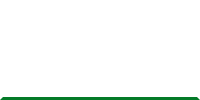
    <widget class="QWidget" name="top_bar_widget" native="true">
     <property name="maximumSize">
      <size>
       <width>16777215</width>
       <height>100</height>
      </size>
     </property>
     <property name="styleSheet">
      <string notr="true">QWidget{
background-color: white;
border-style: solid;
border-width: 3px;
border-bottom-color:  #037a28;
}</string>
     </property>
     <layout class="QHBoxLayout" name="horizontalLayout_3">
      <item>
       <widget class="QPushButton" name="toggle_btn">
        <property name="cursor">
         <cursorShape>PointingHandCursor</cursorShape>
        </property>
        <property name="focusPolicy">
         <enum>Qt::NoFocus</enum>
        </property>
        <property name="contextMenuPolicy">
         <enum>Qt::NoContextMenu</enum>
        </property>
        <property name="styleSheet">
         <string notr="true">QPushButton{
border-radius: 1px;
border-color: white;
}

QPushButton:hover{
background-color : #f6f6f6;
border-color: #f6f6f6;
}
</string>
        </property>
        <property name="text">
         <string/>
        </property>
        <property name="icon">
         <iconset>
          <normaloff>images/mdi_hamburger-menu (2).png</normaloff>images/mdi_hamburger-menu (2).png</iconset>
        </property>
        <property name="iconSize">
         <size>
          <width>60</width>
          <height>60</height>
         </size>
        </property>
        <property name="checkable">
         <bool>true</bool>
        </property>
       </widget>
      </item>
      <item>
       <widget class="QFrame" name="frame_31">
        <property name="maximumSize">
         <size>
          <width>16777215</width>
          <height>10</height>
         </size>
        </property>
        <property name="frameShape">
         <enum>QFrame::StyledPanel</enum>
        </property>
        <property name="frameShadow">
         <enum>QFrame::Raised</enum>
        </property>
       </widget>
      </item>
      <item>
       <spacer name="horizontalSpacer_5">
        <property name="orientation">
         <enum>Qt::Horizontal</enum>
        </property>
        <property name="sizeHint" stdset="0">
         <size>
          <width>40</width>
          <height>20</height>
         </size>
        </property>
       </spacer>
      </item>
      <item>
       <widget class="QLabel" name="label_2">
        <property name="styleSheet">
         <string notr="true">border-color: white;</string>
        </property>
        <property name="text">
         <string/>
        </property>
        <property name="pixmap">
         <pixmap>images/Spirit’s FITNESS GYM.png</pixmap>
        </property>
       </widget>
      </item>
      <item>
       <widget class="QLabel" name="label">
        <property name="styleSheet">
         <string notr="true">border-color: white;</string>
        </property>
        <property name="text">
         <string/>
        </property>
        <property name="pixmap">
         <pixmap>images/logo 2.png</pixmap>
        </property>
       </widget>
      </item>
     </layout>
    </widget>
